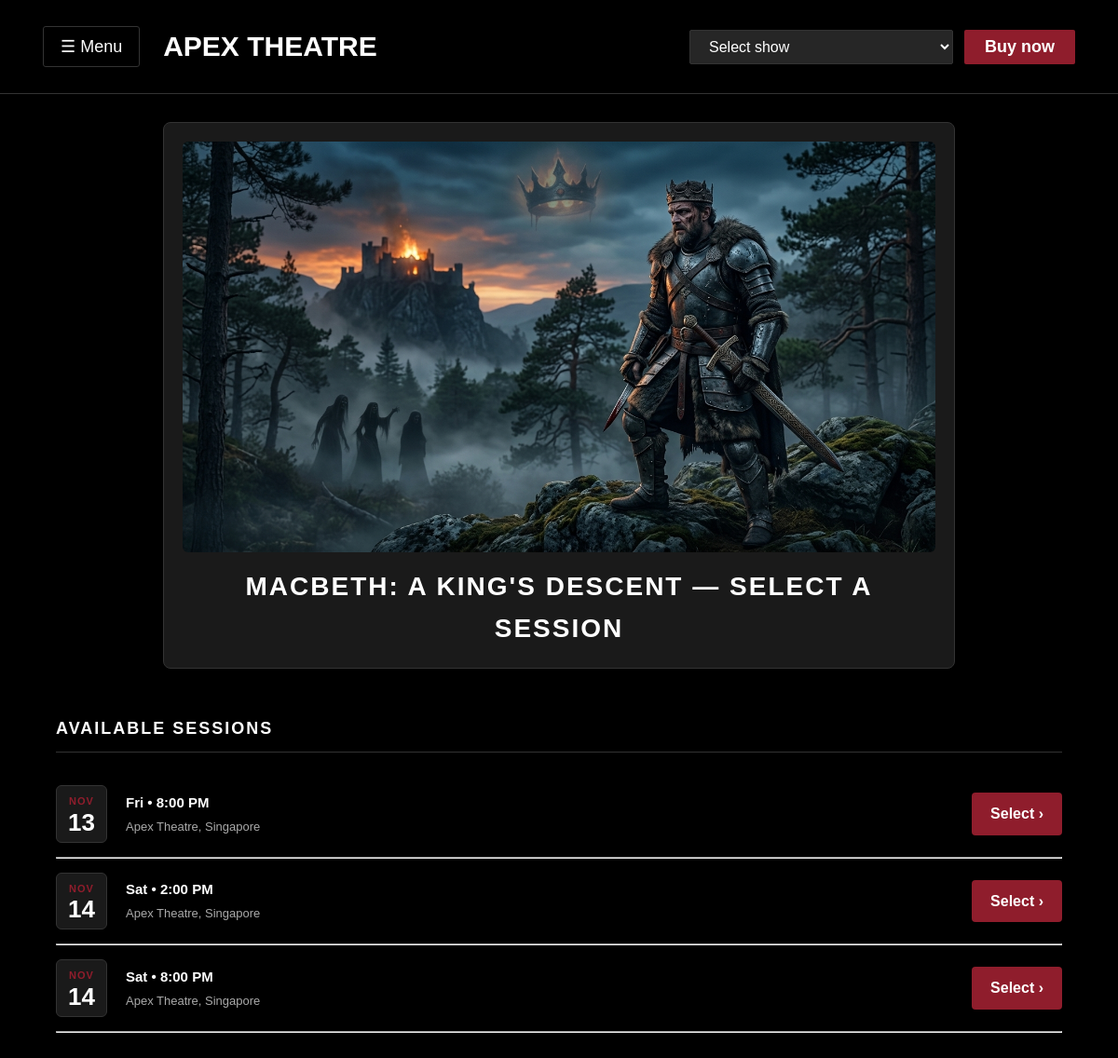
Screenshot of /booking.php?show_id=1 with the database file from the repository.
### tables this page shows
CREATE TABLE shows (
    show_id INT AUTO_INCREMENT PRIMARY KEY,
    title VARCHAR(150) NOT NULL,
    genre VARCHAR(50) NOT NULL,
    description TEXT NOT NULL,
    image VARCHAR(255) NOT NULL,
    banner_image VARCHAR(255) NOT NULL,
    price DECIMAL(8,2) NOT NULL
);

CREATE TABLE performances (
    perf_id INT AUTO_INCREMENT PRIMARY KEY,
    show_id INT NOT NULL,
    perf_date DATE NOT NULL,
    perf_time TIME NOT NULL
);

### booking.php (the view, shortened to what this page needs)
<?php require_once 'db.php';
$show_id = $_GET['show_id'];
$result = mysqli_query($conn, "SELECT * FROM shows WHERE show_id = $show_id");
$show = mysqli_fetch_assoc($result);
$perf_result = mysqli_query($conn, "SELECT * FROM performances WHERE show_id = $show_id ORDER BY perf_date, perf_time");
$all_shows = mysqli_query($conn, "SELECT * FROM shows");
?>
<!DOCTYPE html>
<html lang="en">
<head>
    <link rel="stylesheet" href="style.css?v=<?php echo time(); ?>">
</head>
<body>
    <header class="top-header">
        <div class="header-left">
            <button id="openDrawer" class="menu-btn">☰ Menu</button>
            <span class="brand-title">APEX THEATRE</span>
        </div>
        <div class="header-right">
            <form action="show_detail.php" method="GET" class="header-select-form">
                <select name="id" required>
                    <option value="">Select show</option>
                </select>
                <button type="submit" class="btn btn-primary">Buy now</button>
            </form>
        </div>
    </header>
    <section class="detail-hero">
        <div class="container">
            <div class="detail-card">
                <img src="<?php echo $show['banner_image']; ?>" alt="<?php echo $show['title']; ?>">
                <h1><?php echo $show['title']; ?> — Select a Session</h1>
            </div>
        </div>
    </section>
    <div class="container booking-sessions">
        <h2>Available Sessions</h2>
        <?php while ($perf = mysqli_fetch_assoc($perf_result)) { ?>
            <div class="session-row">
                <div class="session-date">
                    <span class="session-month"><?php echo date('M', strtotime($perf['perf_date'])); ?></span>
                    <span class="session-day"><?php echo date('d', strtotime($perf['perf_date'])); ?></span>
                </div>
                <div class="session-info">
                    <p class="session-datetime"><?php echo date('D', strtotime($perf['perf_date'])) . ' • ' . date('g:i A', strtotime($perf['perf_time'])); ?></p>
                    <p class="session-venue">Apex Theatre, Singapore</p>
                </div>
                <a href="booking_form.php?perf_id=<?php echo $perf['perf_id']; ?>&show_id=<?php echo $show_id; ?>" class="btn btn-primary">
                    Select &rsaquo;
                </a>
            </div>
            <hr>
        <?php } ?>
    </div>
</body>
</html>

### style.css (style rules this page uses)
:root { --bg-dark: #000000; --bg-header: #000000; --bg-subnav: #141414; --bg-card: #1a1a1a; --bg-input: #262626; --accent-red: #8f1d2c; --accent-red-hover: #b02436; --text-main: #ffffff; --text-muted: #aaaaaa; --border-color: #333333; --container-max: 1200px; --font-main: Arial, sans-serif; }
* { box-sizing: border-box; margin: 0; padding: 0; }
html, body { width: 100%; background-color: var(--bg-dark); color: var(--text-main); font-family: var(--font-main); line-height: 1.6; }
h1, h2, h3 { font-family: var(--font-main); font-weight: 700; letter-spacing: 2px; text-transform: uppercase; }
button, input, select, textarea { font-family: inherit; }
a { color: var(--text-main); text-decoration: none; }
.container { width: 90%; max-width: var(--container-max); margin: 0 auto; }
.btn { display: inline-block; padding: 10px 20px; border: none; border-radius: 4px; font-weight: 600; cursor: pointer; transition: background-color 0.2s ease; }
.btn-primary { background-color: var(--accent-red); color: var(--text-main); }
.top-header { position: sticky; top: 0; z-index: 100; background-color: var(--bg-header); padding: 26px 46px; border-bottom: 1px solid var(--border-color); display: flex; justify-content: space-between; align-items: center; }
.header-left { display: flex; align-items: center; gap: 15px; }
.brand-title { font-size: 30px; font-weight: bold; color: var(--text-main); margin-left: 10px; }
.menu-btn { background: transparent; border: 1px solid var(--border-color); color: var(--text-main); padding: 10px 18px; border-radius: 3px; cursor: pointer; font-size: 18px; }
.header-select-form { display: flex; align-items: center; gap: 12px; }
.header-select-form select { background-color: var(--bg-input); color: var(--text-main); border: 1px solid var(--border-color); padding: 8px 16px; font-size: 16px; border-radius: 2px; cursor: pointer; outline: none; }
.header-select-form button { background-color: var(--accent-red); color: var(--text-main); border: none; padding: 8px 22px; font-size: 18px; font-weight: bold; border-radius: 2px; cursor: pointer; transition: background-color 0.2s ease; }
.detail-hero { padding: 30px 0 20px 0; }
.detail-card { max-width: 850px; margin: 0 auto; background-color: var(--bg-card); border: 1px solid var(--border-color); border-radius: 8px; padding: 20px; text-align: center; }
.detail-card img { width: 100%; height: auto; border-radius: 6px; display: block; }
.detail-card h1 { font-size: 28px; margin-top: 15px; color: var(--text-main); }
.booking-sessions { margin-top: 30px; margin-bottom: 60px; }
.booking-sessions h2 { font-size: 18px; letter-spacing: 2px; margin-bottom: 20px; padding-bottom: 10px; border-bottom: 1px solid var(--border-color); }
.session-row { display: flex; align-items: center; gap: 20px; padding: 15px 0; }
.session-date { display: flex; flex-direction: column; align-items: center; min-width: 55px; background-color: var(--bg-card); border: 1px solid var(--border-color); border-radius: 6px; padding: 8px; }
.session-month { font-size: 11px; font-weight: 700; letter-spacing: 1px; color: var(--accent-red); text-transform: uppercase; }
.session-day { font-size: 26px; font-weight: 700; color: var(--text-main); line-height: 1; }
.session-info { flex-grow: 1; }
.session-datetime { font-weight: 600; color: var(--text-main); font-size: 15px; }
.session-venue { font-size: 13px; color: var(--text-muted); margin-top: 4px; }

### rows the page displays
shows: banner_image (picture), title "MACBETH: A KING'S DESCENT"
performances: perf_date "NOV", perf_date "13", perf_date "Fri", perf_time "8:00 PM"
performances: perf_date "NOV", perf_date "14", perf_date "Sat", perf_time "2:00 PM"
performances: perf_date "NOV", perf_date "14", perf_date "Sat", perf_time "8:00 PM"
